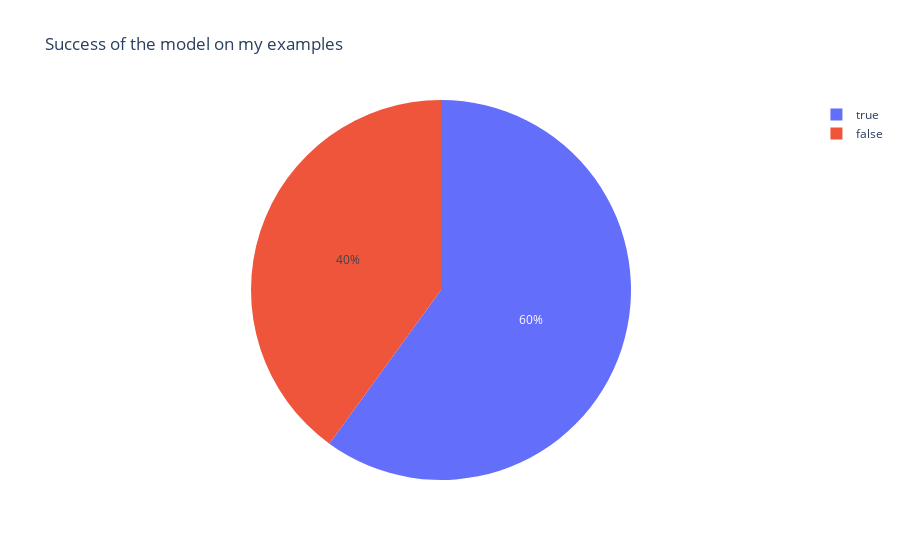

This figure's notebook cell:
### Code cell
import plotly.express as px

fig = px.pie(summary, names='Success', title ='Success of the model on my examples')
fig.show()

### Figure 1 — Plotly figure (JSON) as saved in the notebook; plotly's stock layout.template omitted (floating-point values rounded to 4 significant figures)
{"data": [{"domain": {"x": [0.0, 1.0], "y": [0.0, 1.0]}, "hovertemplate": "Success=%{label}<extra></extra>", "labels": [true, true, false, true, false, true, false, false, true, true, true, false, false, true, false, true, true, true, false, true, false, true, false, true, true, true, true, false, true, false], "legendgroup": "", "name": "", "showlegend": true, "type": "pie"}], "layout": {"legend": {"tracegroupgap": 0}, "title": {"text": "Success of the model on my examples"}}}
